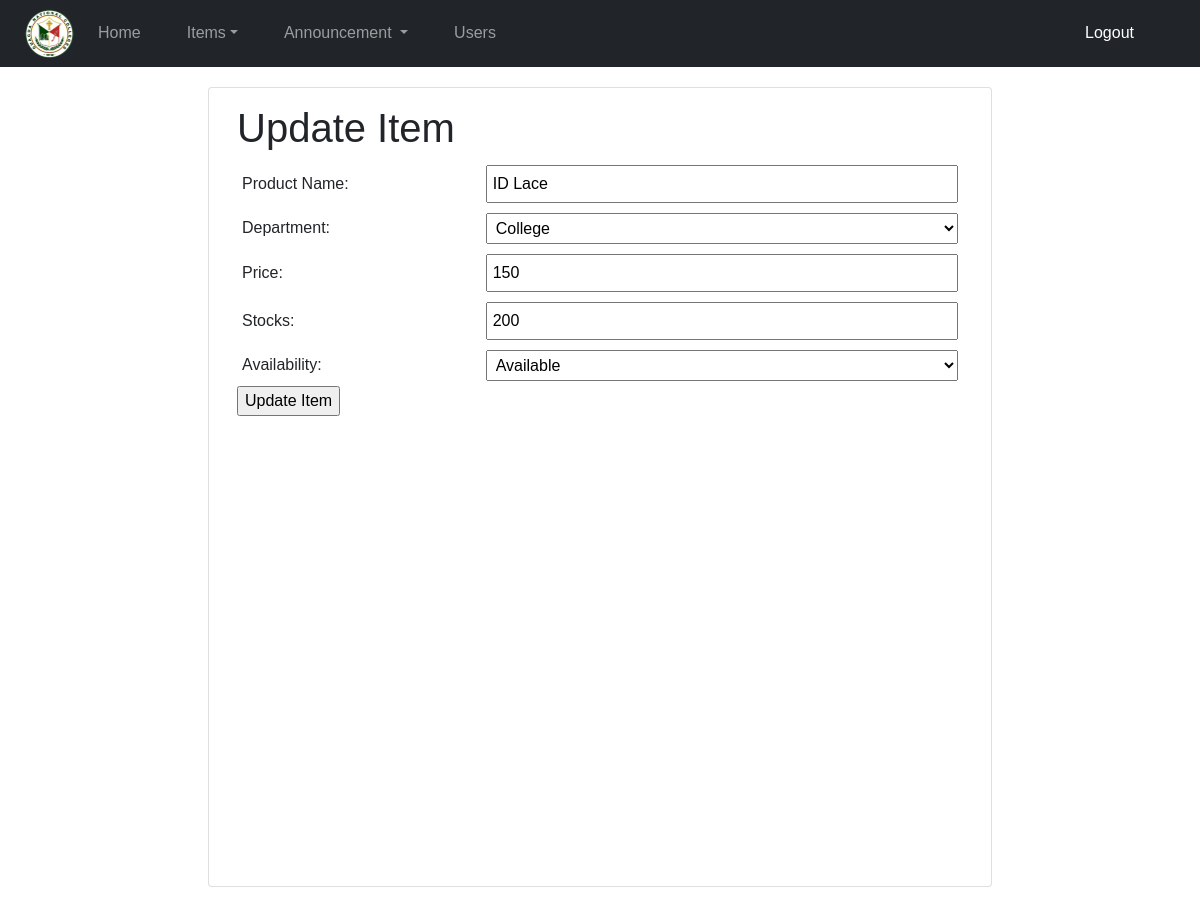
/ims_editProduct.php?id=21, run on the app's committed database.
### tables this page shows
CREATE TABLE `items` (
  `id` int(11) NOT NULL,
  `product_name` varchar(255) NOT NULL,
  `product_desc` varchar(255) NOT NULL,
  `price` int(255) NOT NULL,
  `stocks` int(255) NOT NULL,
  `availability` varchar(255) NOT NULL,
  `categories` varchar(255) NOT NULL
);

### ims_editProduct.php (the view, shortened to what this page needs)
<!DOCTYPE html>
<html lang="en">
<head>
</head>
<body>
    <?php
    require('includes/ims_headeradminadmin.php');
    require('includes/ims_connection.php');
    if ($_SERVER["REQUEST_METHOD"] === "GET" && isset($_GET['id'])) {
        $id = $_GET['id'];
        $query = "SELECT id, product_name, product_desc, price, stocks, availability FROM items WHERE id = $id";
        $result = mysqli_query($conn, $query);
        if (mysqli_num_rows($result) > 0) {
            $item = mysqli_fetch_assoc($result);
        } else {
            echo "Item not found.";
            exit();
        }
    }
    ?>
    <div class="container">
        <div class="row">
            <div class="card" style="width: 50rem; height: 50rem">
                <div class="col-lg">
                    <div class="card-body">
                        <h1>Update Item</h1>
                        <table class="updateItem">
                            <form action="ims_updateItems.php" method="POST">
                                <tr>
                                    <td><label for="product_name">Product Name:</label></td>
                                    <td><input type="text" name="product_name"
                                            value="<?php echo $item['product_name']; ?>" required></td>
                                </tr>
                                <tr>
                                    <td><label for="product_desc">Department:</label></td>
                                    <td>
                                        <select name="product_desc">
                                            <option value="College"
                                                <?php echo ($item['product_desc'] === 'College') ? 'selected' : ''; ?>>
                                                College
                                            </option>
                                        </select>
                                    </td>
                                </tr>
                                <tr>
                                    <td><label for="price">Price:</label></td>
                                    <td><input type="number" name="price" step="0.01"
                                            value="<?php echo $item['price']; ?>" required></td>
                                </tr>
                                <tr>
                                    <td><label for="stocks">Stocks:</label></td>
                                    <td><input type="number" name="stocks" value="<?php echo $item['stocks']; ?>"
                                            required></td>
                                </tr>
                                <tr>
                                    <td><label for="availability">Availability:</label></td>
                                    <td>
                                        <select name="availability">
                                            <option value="Available"
                                                <?php echo ($item['availability'] === 'available') ? 'selected' : ''; ?>>
                                                Available</option>
                                        </select>
                                    </td>
                                </tr>
                        </table>
                        <tr>
                            <td><input type="submit" value="Update Item"></td>
                        </tr>
                    </div>
                </div>
            </div>
        </div>
    </div>
</body>
</html>

### includes/css/style.css (style rules this page uses)
body { font-family: Arial, sans-serif; margin: 0; padding: 0; }
.container { max-width: 800px; margin: 0 auto; padding: 20px; }

### ims_editProduct.php (style rules this page uses)
.updateItem { border-collapse: collapse; width: 100%; }
.updateItem td { padding: 5px; border: none; }
.updateItem input, .updateItem textarea, .updateItem select { padding: 5px; width: 100%; }

### data on the page
items: product_name "ID Lace", product_desc "College", price "150", stocks "200"
